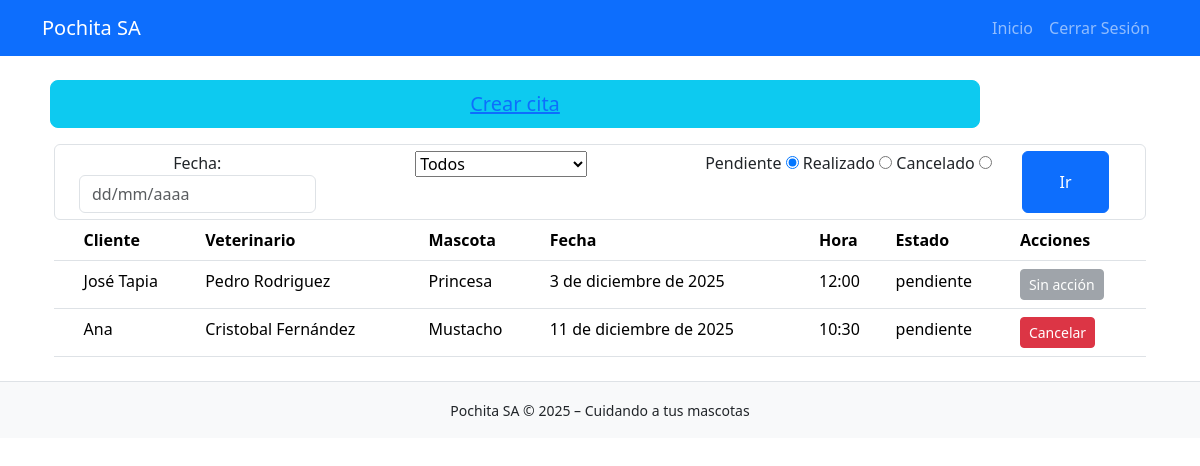
Page /horarios/ (signed in) on the earlier database version.
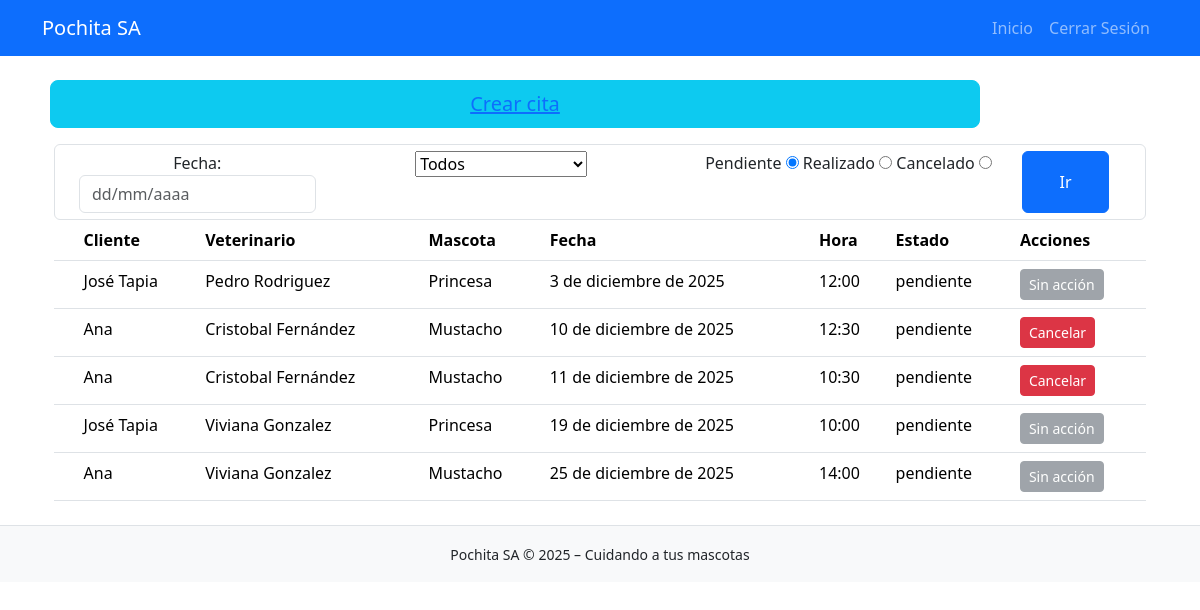
Same page on the later database version.
### horarios/models.py (models this page shows, shortened)
class Cita(models.Model):
    fecha = models.DateField(verbose_name="Fecha agendada")
    hora_inicial = models.IntegerField(verbose_name="Bloque inicial de cita")
    estado = models.CharField(max_length=9, choices=ESTADOS_DE_CITA, verbose_name="Estado")
    veterinario = models.ForeignKey(Veterinario, on_delete=models.CASCADE, verbose_name="Veterinario asignado")
    ficha_cliente = models.ForeignKey(FichaMascota, on_delete=models.CASCADE, verbose_name="Ficha Cliente")
    updated = models.DateTimeField(auto_now=True, verbose_name="Última vez actualizado")
    def bloques_a_tiempo(self, bloque):
        inicio_horario = datetime(self.fecha.year, self.fecha.month, self.fecha.day, 8, 0, 0, 0)
        result = inicio_horario + timedelta(minutes=(bloque - 1) * 30)
        return result.strftime('%H:%M')
    @property
    def hora_inicial_a_tiempo(self):
        return self.bloques_a_tiempo(self.hora_inicial)

### fichas_mascota/models.py (models this page shows, shortened)
class FichaMascota(models.Model):
    cliente = models.CharField(max_length=90, verbose_name="Nombre del dueño")
    mascota = models.CharField(max_length=30, verbose_name="Nombre de la mascota")
    especie = models.CharField(max_length=40, verbose_name="Especie de la mascota")
    edad = models.IntegerField(verbose_name="Edad de la mascota")
    peso = models.IntegerField(verbose_name="Peso de la mascota")
    vacunas = models.TextField(max_length=60, verbose_name="Descripción de vacunas")
    tratamientos_apli = models.TextField(max_length=200, verbose_name="Tratamientos aplicados")
    tratamientos_sig = models.TextField(max_length=100, verbose_name="Siguiente tratamiento por aplicar")
    telefono = models.CharField(max_length=15, verbose_name="Teléfono de contacto")
    created = models.DateTimeField(auto_now_add=True, verbose_name="Fecha creación")
    updated = models.DateTimeField(auto_now=True, verbose_name="Última vez actualizado")

### veterinarios/models.py (models this page shows, shortened)
class Veterinario(models.Model):
    nombre = models.CharField(max_length=120, verbose_name="Nombre de Veterinario")
    usuario = models.ForeignKey(User, on_delete=models.CASCADE, verbose_name="Cuenta de usuario")
    created = models.DateTimeField(auto_now_add=True, verbose_name="Fecha de registro")

### horarios/views.py (the view)
# urls.py: path('', views.horarios, name = "horarios"),
@login_required
def horarios(req):
    veterinario = req.GET.get('veterinario')
    if veterinario:
        veterinario = veterinario.strip()
    estado = req.GET.get('estado', None)
    lista_estados = ["realizado", "pendiente", "cancelado"]
    if estado not in lista_estados:
        estado = "pendiente"
    hoy = localtime().date()
    try:
        fecha_str = req.GET.get('fecha', None)
        fecha = datetime.strptime(fecha_str, "%d/%m/%Y").date()
        if fecha < hoy:
            fecha = hoy
    except:
        fecha = date(hoy.year, hoy.month, 1)
    fecha_max = fecha + relativedelta(months=1)
    fecha_max = date(
        fecha_max.year,
        fecha_max.month,
        calendar.monthrange(fecha_max.year, fecha_max.month)[1]
    )
    if veterinario:
        citas = Cita.objects.filter(
            fecha__range=(fecha, fecha_max),
            estado=estado,
            veterinario__id=veterinario
        ).order_by('fecha')
    else:
        citas = Cita.objects.filter(
            fecha__range=(fecha, fecha_max),
            estado=estado
        ).order_by('fecha')
    veterinarios = Veterinario.objects.all().order_by('id')
    try:
        vet_loggeado = Veterinario.objects.get(usuario__id=req.user.id)
    except:
        vet_loggeado = None
    notificaciones = get_notificaciones(req)
    return render(req, 'horarios/horario.html', {
        'citas': citas,
        'fecha_min': hoy,   # Establece limite de fecha, hoy
        'fecha_max': fecha_max,
        'veterinarios': veterinarios,
        'vet_loggeado': vet_loggeado,
        'notificaciones': notificaciones
    })

### core/processors.py (called while the page is built)
def ctx_dict(req):
    ctx = {
        "NOMBRE_PAGINA": "Pochita S.A",
        "LINK_GITHUB": "https://github.com/FrappuccinoIc/pochita_sa"
    }
    return ctx

### core/views.py (called while the page is built)
def get_notificaciones(req):
    user_id = req.user.id
    try: recepcionista = Recepcionista.objects.get(usuario__id = user_id)
    except: recepcionista = False
    if not recepcionista:
        return 0
    notificaciones = Notificacion.objects.filter(recepcionista__usuario__id = user_id)
    return {"num": len(notificaciones), "es_recepcionista": recepcionista}

### horarios/templates/horarios/horario.html (shortened to what this page needs)
{% extends 'core/base.html' %}
{% block content %}
<div class="container">
    <div class="row text-center mb-3 x-5">
        <button class="btn btn-info btn-lg btn-block col-10 mx-2"><a class="" href="/horarios/citas/registrar">Crear cita</a></button>
    </div>
    <form class="form-control text-center" method="get" action="">
        <div class="container row">
            <div class="col-3">
                <label for="fecha">Fecha:</label>
                <input type="text" id="fecha" readonly name="fecha" class="form-control" autocomplete="off" placeholder="dd/mm/aaaa"
                    min="{{fecha_min.year}}-{{fecha_min.month}}-1"
                    max="{{fecha_max.year}}-{{fecha_max.month}}-{{fecha_max.day}}"
                >
            </div>
            <div class="col-4">
                <select name="veterinario" id="veterinario">
                    <option value="">Todos</option>
                </select>
            </div>
            <div class="col-4">
                <label for="pendiente">Pendiente</label>
                <input type="radio" id="pendiente" name="estado" value="pendiente" checked>
                <label for="realizado">Realizado</label>
                <input type="radio" id="realizado" name="estado" value="realizado">
                <label for="cancelado">Cancelado</label>
                <input type="radio" id="cancelado" name="estado" value="cancelado">
            </div>
            <button class="btn btn-primary col-1">Ir</button>
        </div>
    </form>
    <table class="table">
        <thead>
            <tr>
                <th></th>
                <th>Cliente</th>
                <th>Veterinario</th>
                <th>Mascota</th>
                <th>Fecha</th>
                <th>Hora</th>
                <th>Estado</th>
                <th>Acciones</th>
            </tr>
        </thead>
        <tbody>
            {% for cita in citas %}
            <tr>
                <td></td>
                <td>{{ cita.ficha_cliente.cliente }}</td>
                <td>{{ cita.veterinario.nombre }}</td>
                <td>{{ cita.ficha_cliente.mascota }}</td>
                <td>{{ cita.fecha }}</td>
                <td>{{ cita.hora_inicial_a_tiempo }}</td>
                <td>{{ cita.estado }}</td>
                <td>
                    {% if vet_loggeado.id == cita.veterinario.id and cita.estado == "pendiente" %}
                    <a href="{% url 'eliminar_cita' cita.id %}"
                        class="btn btn-sm btn-danger">
                        Cancelar
                    </a>
                    {% elif vet_loggeado.id == cita.veterinario.id %}
                    <button class="btn btn-sm btn-dark" disabled>
                        {{ cita.estado|capfirst }}
                    </button>
                    {% else %}
                    <button class="btn btn-sm btn-secondary" disabled>
                        Sin acción
                    </button>
                    {% endif %}
                </td>
            </tr>
            {% endfor %}
        </tbody>
    </table>
</div>
<link rel="stylesheet"
href="https://cdnjs.cloudflare.com/ajax/libs/bootstrap-datepicker/1.9.0/css/bootstrap-datepicker.min.css">
{% endblock %}

Differences in the rows shown:
added Cita: ficha_cliente.cliente "Ana", veterinario.nombre "Cristobal Fernández", ficha_cliente.mascota "Mustacho", fecha "10 de diciembre de 2025", hora_inicial_a_tiempo "12:30", estado "pendiente", shows "Cancelar"
added Cita: ficha_cliente.cliente "José Tapia", veterinario.nombre "Viviana Gonzalez", ficha_cliente.mascota "Princesa", fecha "19 de diciembre de 2025", hora_inicial_a_tiempo "10:00", estado "pendiente", shows "Sin acción"
added Cita: ficha_cliente.cliente "Ana", veterinario.nombre "Viviana Gonzalez", ficha_cliente.mascota "Mustacho", fecha "25 de diciembre de 2025", hora_inicial_a_tiempo "14:00", estado "pendiente", shows "Sin acción"
